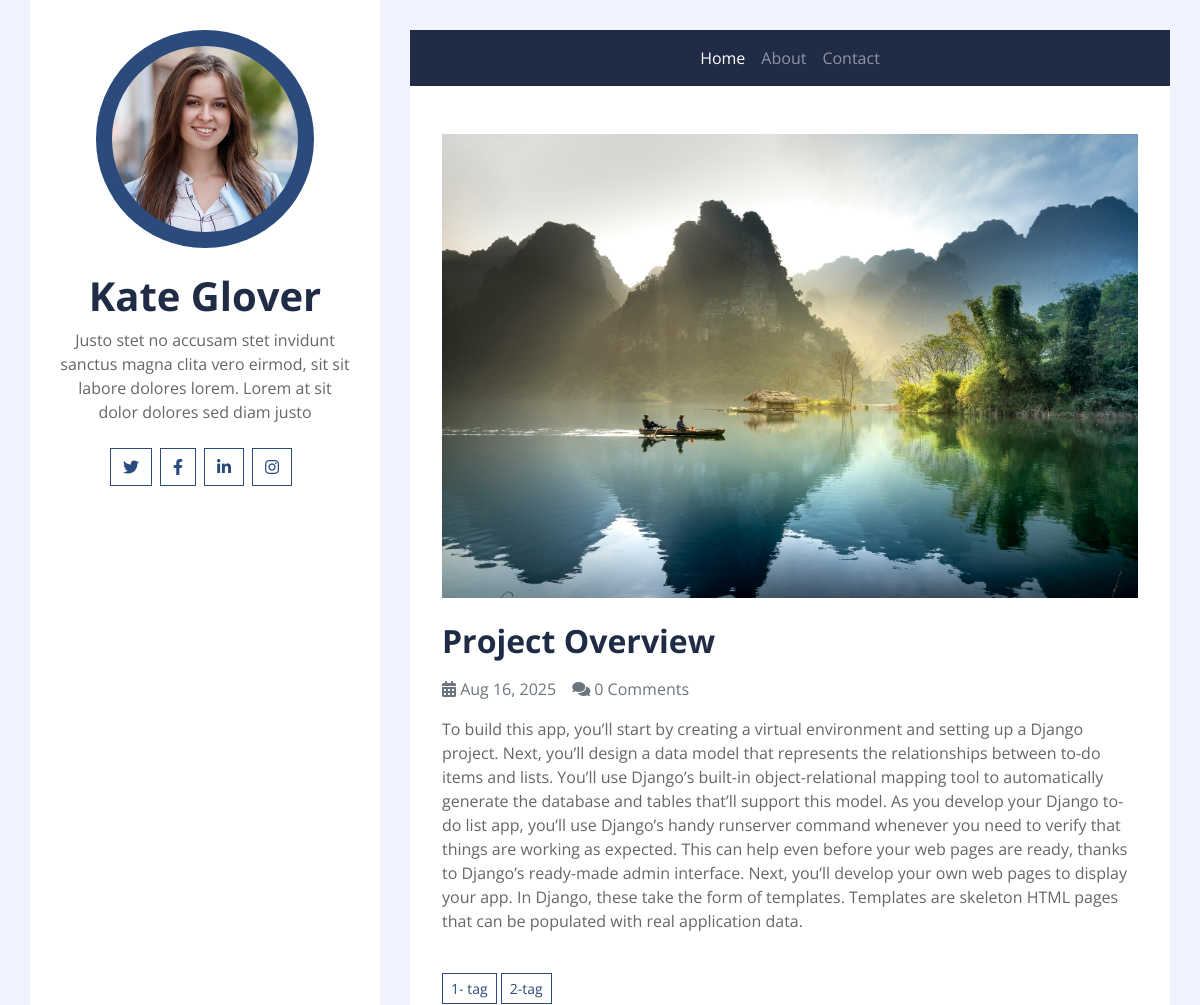
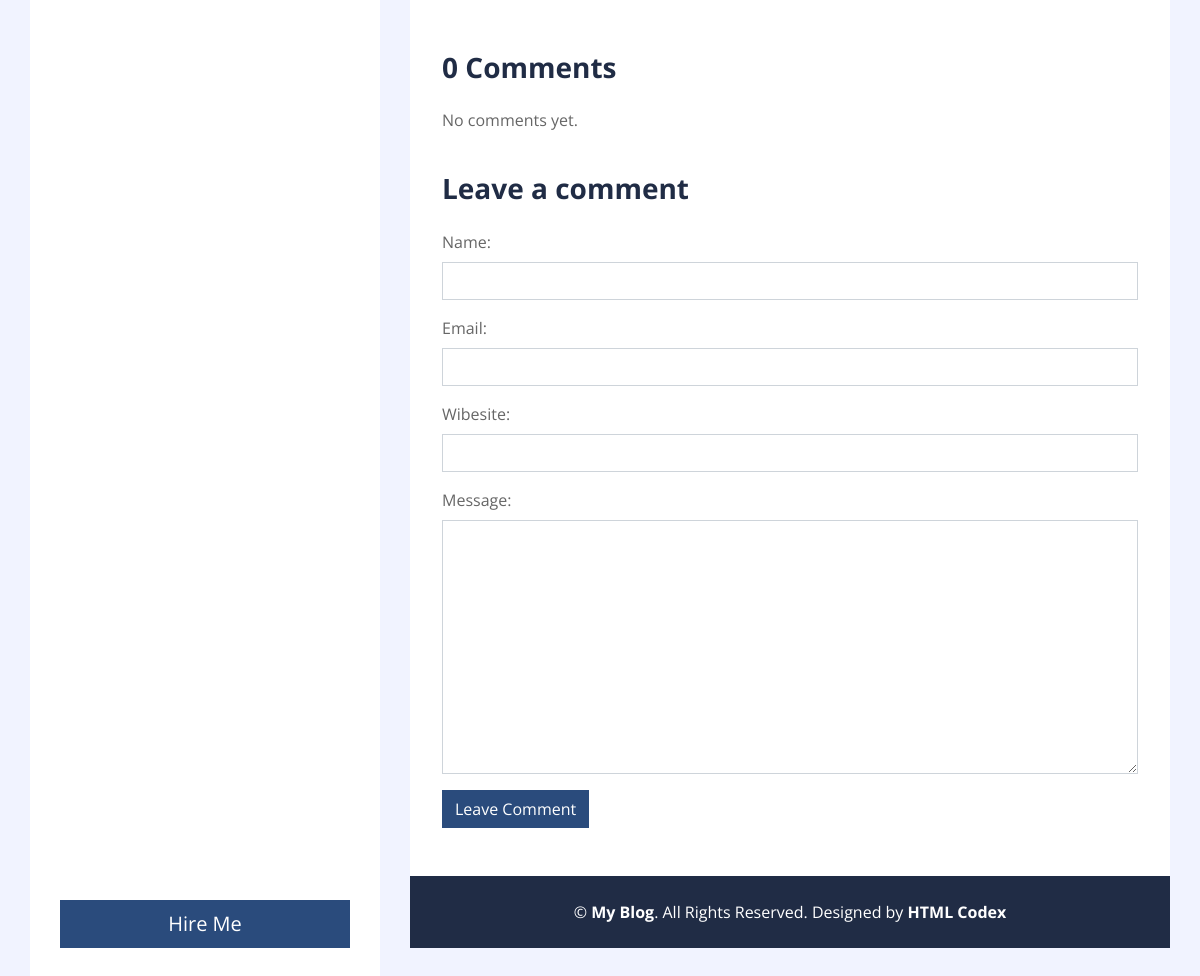
Screenshot of /detail/9/ with the database file from the repository (2 pictures, top to bottom).
### postapp/models.py (models this page shows, shortened)
class Post(models.Model):
    title= models.CharField(max_length=200)
    body = models.TextField()
    image= models.FileField(upload_to='images/')
    tags= models.ManyToManyField('Tag',related_name='posts', blank=True)
    created_at = models.DateTimeField(auto_now_add=True)
    class Meta:
        app_label = 'postapp'
        ordering=['-created_at']

class Tag(models.Model):
    name= models.CharField(max_length=100)
    created_at = models.DateTimeField(auto_now_add=True)

### postapp/views.py (the view, shortened to what this page needs)
# urls.py: path('detail/<int:pk>/', GetPost, name='post_detail'),
def GetPost(request, pk):
    template_name = 'postapp/detail.html'
    post = Post.objects.get(pk=pk)
    comments = post.comments.filter(parent__isnull=True)  # faqat asosiy commentlar
    comment_form = CommentForm()
    tags= Tag.objects.all()
    context = {
        "post": post,
        'comment_form': comment_form,
        'comments': comments,
        'tags':tags
    }
    return render(request, template_name, context)

### postapp/forms.py
class CommentForm(forms.ModelForm):
    class Meta:
        model=Comment
        fields=['name','email','wibesite', 'message' ]
    def __init__(self,*args, **kwargs):
        super(CommentForm, self).__init__(*args, **kwargs)
        for name, field in self.fields.items():
            field.widget.attrs.update({'class':'form-control'})

### templates/postapp/detail.html (shortened to what this page needs)
{% extends "base.html" %}
{% load static %}
{% block content %}
<div class="container py-5 px-2 bg-white">
    <div class="row px-4">
        <div class="col-12">
            {% if post.image %}
                <img class="img-fluid mb-4" src="{{ post.image.url }}" alt="Image">
            {% endif %}
            <h2 class="mb-3 font-weight-bold">{{ post.title }}</h2>
            <div class="d-flex">
                <p class="mr-3 text-muted"><i class="fa fa-calendar-alt"></i> {{ post.created_at|date:'M d, Y' }}</p>
                <p class="mr-3 text-muted"><i class="fa fa-comments"></i> {{ post.comments.count }} Comment{{ post.comments.count|pluralize }}</p>
            </div>
            <p>{{ post.body }}</p>
        </div>
        <div class="col-12 py-4">
            {% for tag in tags  %}
                <a href="{% url 'post_filter' tag.name %}" class="btn btn-sm btn-outline-primary mb-1">{{tag.name}}</a>
            {% endfor %}
        </div>
        <div class="col-12 py-4">
            <h3 class="mb-4 font-weight-bold">{{ comments.count }} Comment{{ comments.count|pluralize }}</h3>
            {% for comment in comments %}
                <div class="media mb-4">
                    <img src="{{ comment.image.url }}" alt="Image" class="mr-3 mt-1 rounded-circle" style="width:60px;">
                    <div class="media-body">
                        <h4>{{ comment.name }} <small><i>{{ comment.createt_at|date:"M d, Y H:i" }}</i></small></h4>
                        <p>{{ comment.message }}</p>
                        <button class="btn btn-sm btn-light reply-btn" data-comment-id="{{ comment.id }}">Reply</button>
                        {% for reply in comment.getReplies %}
                            <div class="media mt-3 ml-5">
                                <img src="{{ reply.image.url }}" alt="Image" class="mr-3 mt-1 rounded-circle" style="width:60px;">
                                <div class="media-body">
                                    <h5>{{ reply.name }} <small><i>{{ reply.createt_at|date:"M d, Y H:i" }}</i></small></h5>
                                    <p>{{ reply.message }}</p>
                                </div>
                            </div>
                        {% endfor %}
                        <div class="reply-form mt-3" id="reply-form-{{ comment.id }}" style="display:none;">
                            <h5>Reply to {{ comment.name }}</h5>
                            <form method="post" enctype="multipart/form-data">
                                {% csrf_token %}
                                {{ comment_form.as_p }}
                                <input type="hidden" name="ParentId" value="{{ comment.pk }}">
                                <input type="submit" value="Reply Comment" class="btn btn-primary">
                            </form>
                        </div>
                    </div>
                </div>
            {% empty %}
                <p>No comments yet.</p>
            {% endfor %}
        </div>
        <div class="col-12">
            <h3 class="mb-4 font-weight-bold">Leave a comment</h3>
            <form method="post" enctype="multipart/form-data">
                {{ comment_form.as_p }}
                <input type="submit" value="Leave Comment" class="btn btn-primary">
            </form>
        </div>
    </div>
</div>
{% endblock content %}

### rows the page displays
Post: image (picture), title "Project Overview", created_at "Aug 16, 2025", comments.count "0", body "To build this app, you’ll start by creating a virtual environment and setting up a Django project. Next, you’ll design a data model that represents the relationships between to-do items and lists. You’ll use Django’s built-in object-relational mapping tool to automatically generate the database and tables that’ll support this model. As you develop your Django to-do list app, you’ll use Django’s handy runserver command whenever you need to verify that things are working as expected. This can help even before your web pages are ready, thanks to Django’s ready-made admin interface. Next, you’ll develop your own web pages to display your app. In Django, these take the form of templates.…"
Tag: name "1- tag"
Tag: name "2-tag"

### other values shown
{{ comments.count }} "0"
